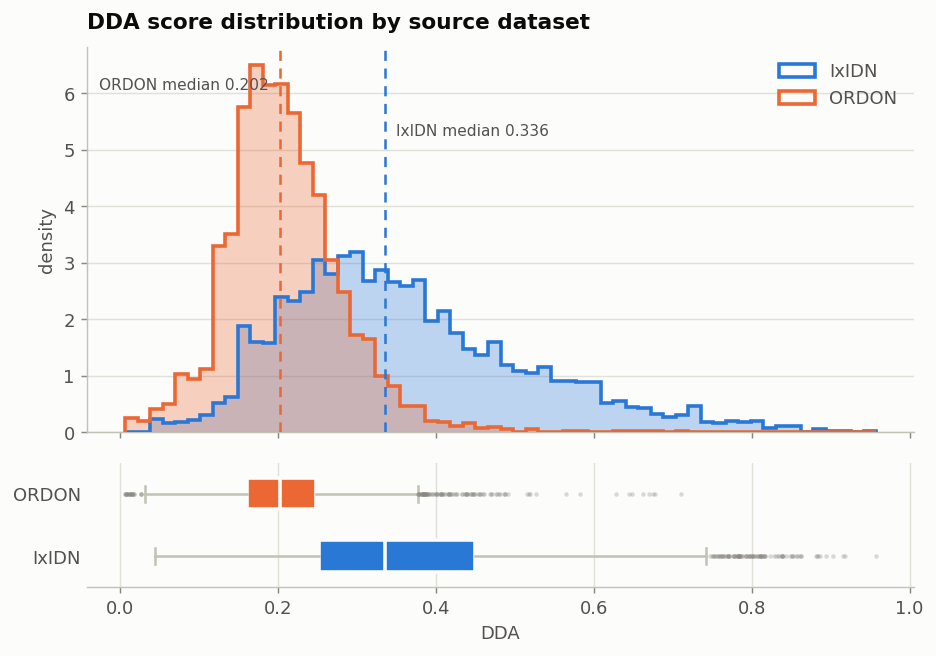
#> input picture claude_science/dda_distribution_IxIDN_ORDON_benchmark_v2_merged.png, 936 x 656 px
$ python -i dda_analysis.py   (imports and definitions only)
#> lines starting #> are read from the running program, lines starting #| are printed output that depends on the picture
"""Shared pipeline for the IxIDN/ORDON benchmark merge and DDA analysis.

The notebooks in this directory are thin drivers: they import this module and call
into it. All plotting functions render inline (``plt.show()``) and return ``None`` —
figures live inside the notebooks, nothing is written to disk.

Layout assumed:
    ../raw_benchmarks/   IxIDN_ORDON_benchmark.csv, IxIDN_df.csv, ORDON_df.csv
    ./                   IxIDN_ORDON_benchmark_DDA_v*.csv  (DDA scores, joined on ID)
"""

from __future__ import annotations

from pathlib import Path

import matplotlib as mpl
import matplotlib.pyplot as plt
import numpy as np
import pandas as pd
from scipy.stats import wasserstein_distance
from sklearn.metrics import roc_auc_score, roc_curve

RAW = Path(__file__).resolve().parent.parent / "raw_benchmarks"
HERE = Path(__file__).resolve().parent

L1, L2 = "d1_disease_label", "d2_disease_label"
FINAL_COLS = ["ID", L1, L2, "DDA", "exist_IxIDN", "exist_ORDON", "IxIDN_ID", "ORDON_ID"]

# --------------------------------------------------------------------------- #
# Design tokens — validated categorical slots 1 & 2 (all-pairs CVD ΔE 24.7,
# normal-vision ΔE 33.6, both clear of the floors). Slot 1 is the primary
# series in every figure; slot 2 is the comparison series.
# --------------------------------------------------------------------------- #
SURFACE, INK, INK2, MUTED = "#fcfcfb", "#0b0b0b", "#52514e", "#898781"
GRID, BASELINE = "#e1e0d9", "#c3c2b7"
C_1, C_2 = "#2a78d6", "#eb6834"  # blue, orange


# [75 lines left out: functions apply_style, add_keys, load_sources, describe_inputs, orientation_effect, not called in this run]


def merge_benchmark(frames: dict[str, pd.DataFrame], verbose: bool = True) -> pd.DataFrame:
    """Join the benchmark to both sources plus DDA. Returns the final 8-column table."""
    b, ix, od, dda = (frames[k] for k in ("benchmark", "ixidn", "ordon", "dda"))

    merged = (
        b.merge(dda[["ID", "DDA"]], on="ID", how="left", validate="1:1")
        .merge(ix.drop_duplicates("key_pair")[["key_pair", "IxIDN_ID"]],
               on="key_pair", how="left", validate="m:1")
        .merge(od.drop_duplicates("key_pair")[["key_pair", "ORDON_ID"]],
               on="key_pair", how="left", validate="m:1")
    )
    merged["exist_IxIDN"] = merged["IxIDN_ID"].notna()
    merged["exist_ORDON"] = merged["ORDON_ID"].notna()
    # nullable ints so unmatched rows stay blank rather than becoming 2805.0
    merged["IxIDN_ID"] = merged["IxIDN_ID"].astype("Int64")
    merged["ORDON_ID"] = merged["ORDON_ID"].astype("Int64")

    assert len(merged) == len(b), "merge changed the row count"

    if verbose:
        print(f"merged rows: {len(merged):,} (benchmark rows: {len(b):,})")
        print(f"DDA missing: {merged['DDA'].isna().sum()}")
        # the DDA file carries its own labels; confirm ID means the same row in both
        chk = b.merge(dda, on="ID", suffixes=("_b", "_d"))
        bad = (chk[f"{L1}_b"] != chk[f"{L1}_d"]) | (chk[f"{L2}_b"] != chk[f"{L2}_d"])
        print(f"DDA label mismatches vs benchmark on ID: {bad.sum()}")

    return merged[FINAL_COLS + ["key_pair"]]


# [444 lines left out: functions merge_summary, coverage_report, write_merged, split_groups, group_stats, roc_stats and 12 more, not called in this run]

>>> import cv2
>>> picture = cv2.imread('dda_distribution_IxIDN_ORDON_benchmark_v2_merged.png', cv2.IMREAD_GRAYSCALE)
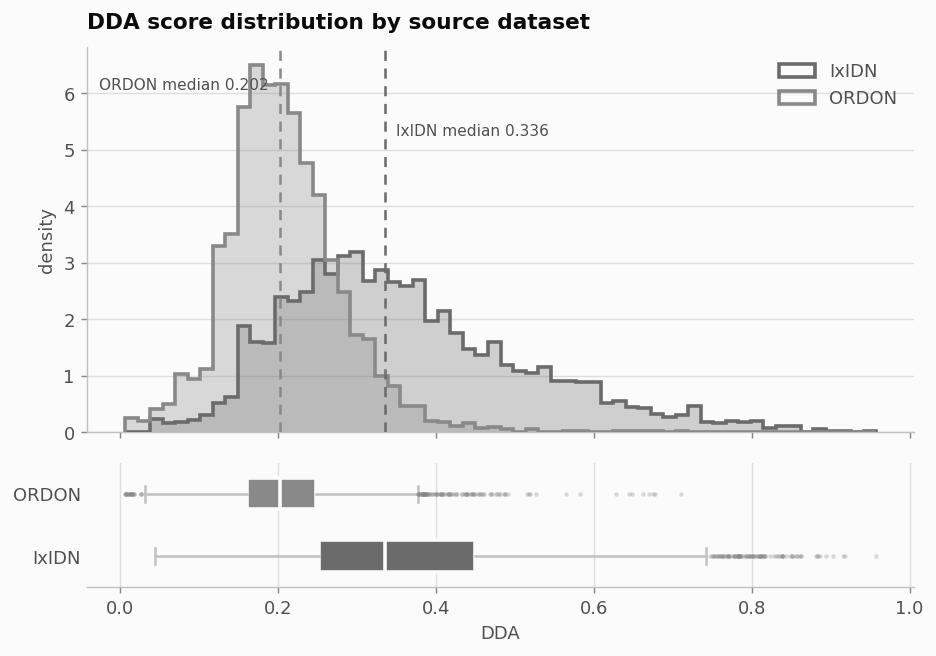
#> picture: shape (656, 936); min 11, max 251, mean 239.5
>>> result = merge_benchmark(picture)
#> (the run stopped early here; a loop or call above may not have finished)

$ run again, on claude_science/dda_violin_IxIDN_ORDON_benchmark_v2_merged.png
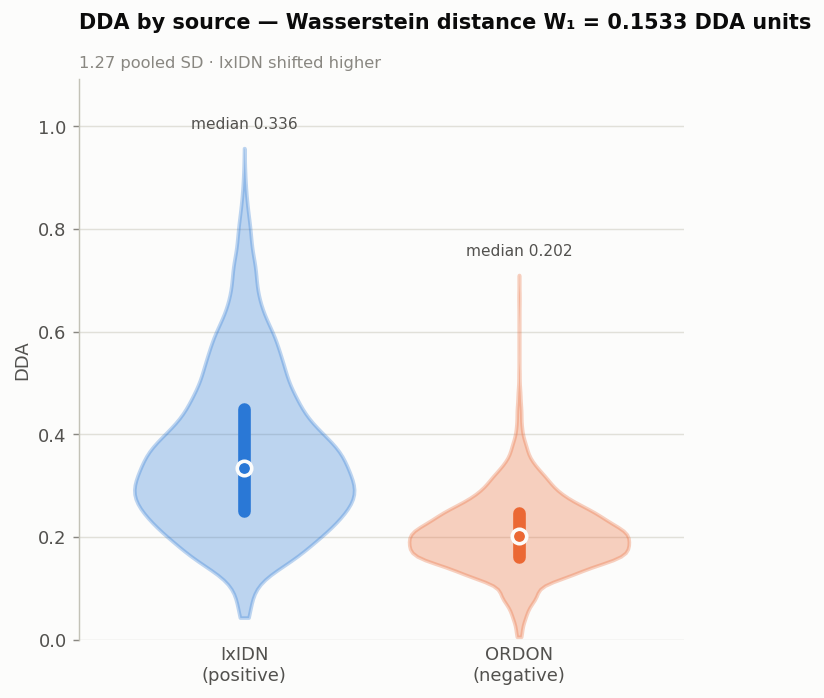
#> input picture claude_science/dda_violin_IxIDN_ORDON_benchmark_v2_merged.png, 824 x 698 px
#> `picture = cv2.imread('dda_distribution_IxIDN_ORDON_benchmark_v2_merged..`:
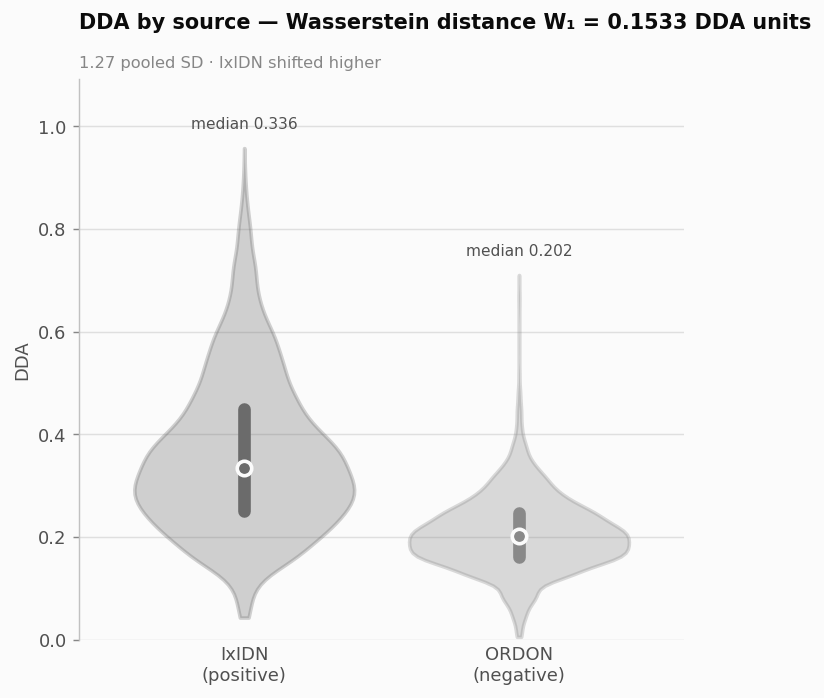
#> picture: shape (698, 824); min 11, max 251, mean 243.1
